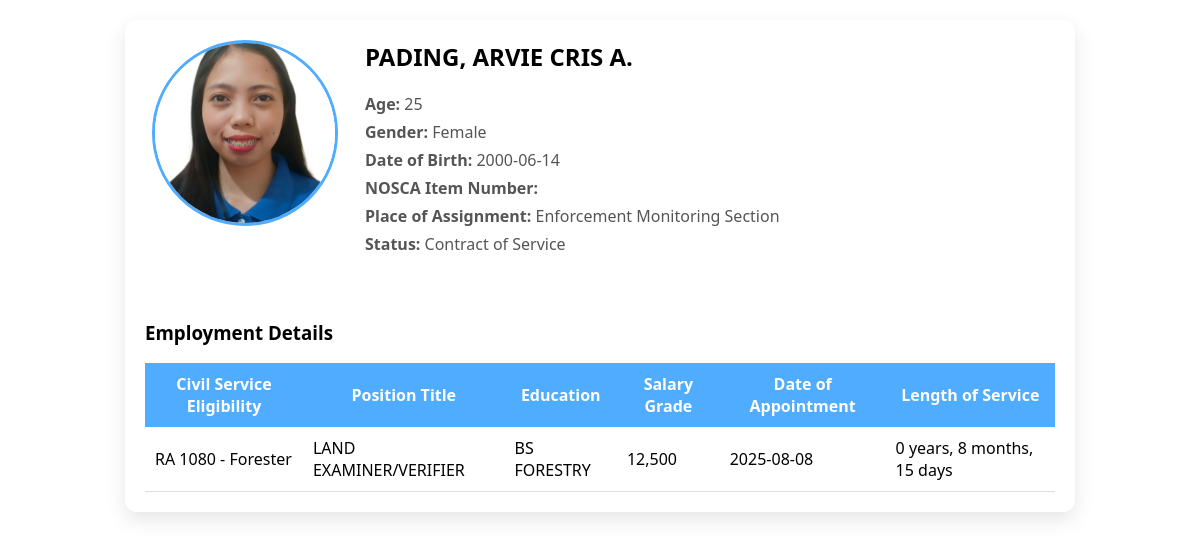
The page /employee_info.php?employee_id=1 on the database its author committed.
### tables this page shows
CREATE TABLE `employees` (
  `employee_id` int(11) NOT NULL,
  `name` varchar(100) NOT NULL,
  `age` int(11) NOT NULL,
  `status` varchar(50) NOT NULL,
  `image` varchar(255) DEFAULT NULL,
  `created_at` timestamp NOT NULL DEFAULT current_timestamp(),
  `gender` varchar(20) DEFAULT NULL,
  `date_of_birth` date DEFAULT NULL,
  `nosca_item_number` varchar(100) DEFAULT NULL,
  `place_of_assignment` varchar(150) DEFAULT NULL,
  `position_title` varchar(150) DEFAULT NULL,
  `salary_grade` varchar(50) DEFAULT NULL,
  `civil_service_eligibility` varchar(150) DEFAULT NULL,
  `education` varchar(150) DEFAULT NULL,
  `date_of_appointment` date DEFAULT NULL,
  `length_of_service` varchar(50) DEFAULT NULL
);

### employee_info.php (the view, shortened to what this page needs)
<?php
$host = "localhost";
$user = "root";
$pass = "";
$db   = "cenro";
$conn = new mysqli($host, $user, $pass, $db);
$employee_id = isset($_GET['employee_id']) ? intval($_GET['employee_id']) : 0;
$stmt = $conn->prepare("SELECT * FROM employees WHERE employee_id = ?");
$stmt->bind_param("i", $employee_id);
$stmt->execute();
$result = $stmt->get_result();
$employee = $result->fetch_assoc();
$image_path = 'assets/image/employee/' . $employee['image'];
?>
<!DOCTYPE html>
<html lang="en">
<head>
</head>
<body>
<div class="container">
    <div class="employee-header">
        <div class="employee-image">
            <img src="<?= htmlspecialchars($image_path); ?>"
                 alt="<?= htmlspecialchars($employee['name']); ?>">
        </div>
        <div class="employee-info">
            <h2><?= htmlspecialchars($employee['name']); ?></h2>
            <p><span>Age:</span> <?= htmlspecialchars($employee['age']); ?></p>
            <p><span>Gender:</span> <?= htmlspecialchars($employee['gender'] ?? 'N/A'); ?></p>
            <p><span>Date of Birth:</span> <?= htmlspecialchars($employee['date_of_birth'] ?? 'N/A'); ?></p>
            <p><span>NOSCA Item Number:</span> <?= htmlspecialchars($employee['nosca_item_number'] ?? 'N/A'); ?></p>
            <p><span>Place of Assignment:</span> <?= htmlspecialchars($employee['place_of_assignment'] ?? 'N/A'); ?></p>
            <p><span>Status:</span> <?= htmlspecialchars($employee['status']); ?></p>
        </div>
    </div>
    <div class="details-section">
        <h3>Employment Details</h3>
        <table>
            <tr>
                <th>Civil Service Eligibility</th>
                <th>Position Title</th>
                <th>Education</th>
                <th>Salary Grade</th>
                <th>Date of Appointment</th>
                <th>Length of Service</th>
            </tr>
            <tr>
                <td><?= htmlspecialchars($employee['civil_service_eligibility'] ?? 'N/A'); ?></td>
                <td><?= htmlspecialchars($employee['position_title'] ?? 'N/A'); ?></td>
                <td><?= htmlspecialchars($employee['education'] ?? 'N/A'); ?></td>
                <td><?= htmlspecialchars($employee['salary_grade'] ?? 'N/A'); ?></td>
                <td><?= htmlspecialchars($employee['date_of_appointment'] ?? 'N/A'); ?></td>
                <td><?= htmlspecialchars($employee['length_of_service'] ?? 'N/A'); ?></td>
            </tr>
        </table>
    </div>
</div>
</body>
</html>

### employee_info.php (style rules this page uses)
body { font-family: 'Segoe UI', Tahoma, sans-serif; background-image: url('https://upload.wikimedia.org/wikipedia/commons/thumb/e/e8/Logo_of_the_Department_of_Environment_and_Natural_Resources.svg/1280px-Logo_of_the_Department_of_Environment_and_Natural_Resources.svg.png'); background-size: cover; background-position: center; background-repeat: no-repeat; background-attachment: fixed; margin: 0; padding: 20px; }
.container { max-width: 950px; margin: auto; background: #fff; border-radius: 12px; box-shadow: 0 8px 20px rgba(0,0,0,0.1); }
.employee-header { display: flex; flex-wrap: wrap; padding: 20px; }
.employee-image { flex: 0 0 200px; text-align: center; }
.employee-image img { width: 180px; height: 180px; border-radius: 50%; object-fit: cover; border: 3px solid #4facfe; }
.employee-info { flex: 1; padding-left: 20px; }
.employee-info h2 { margin-top: 0; }
.employee-info p { margin: 6px 0; color: #555; }
.employee-info span { font-weight: bold; }
.details-section { padding: 20px; }
table { width: 100%; border-collapse: collapse; }
th { background: #4facfe; color: #fff; padding: 10px; }
td { padding: 10px; border-bottom: 1px solid #ddd; }

### rows shown on the page
employees: image (picture), name "PADING, ARVIE CRIS A.", age "25", gender "Female", date_of_birth "2000-06-14", place_of_assignment "Enforcement Monitoring Section", status "Contract of Service", civil_service_eligibility "RA 1080 - Forester", position_title "LAND EXAMINER/VERIFIER", education "BS FORESTRY", salary_grade "12,500", date_of_appointment "2025-08-08", length_of_service "0 years, 8 months, 15 days"
